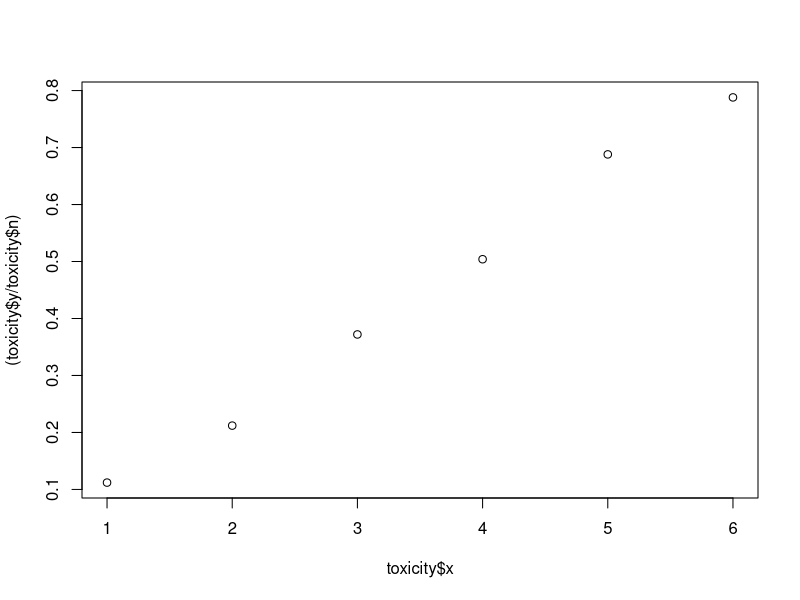
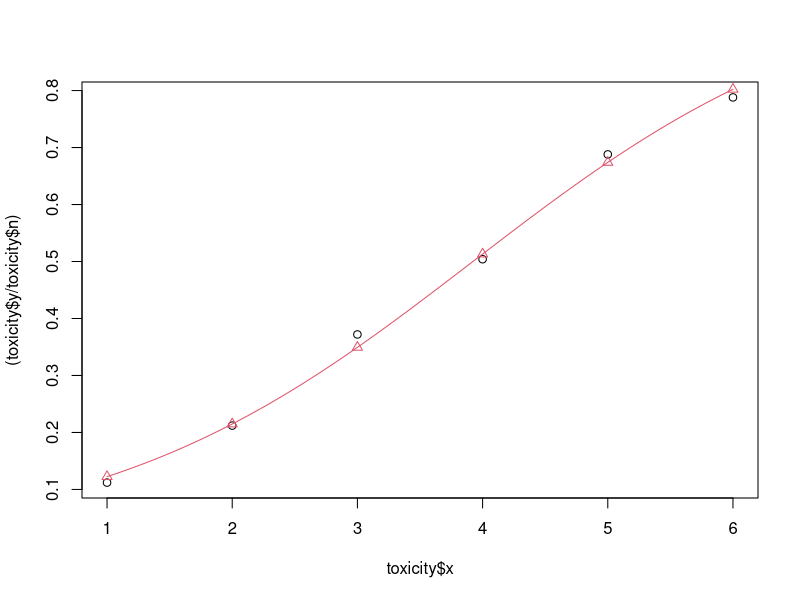

The R source for these figures, in order:
## ---- chunk 1
knitr::opts_chunk$set(echo = TRUE)
## ---- chunk 2
toxicity = data.frame(x=1:6, n=rep(250,6), y=c(28,53,93,126,172,197))
fit = glm(y/n ~ x, binomial, toxicity, weight=n)
p_hats = c(toxicity$y/toxicity$n)
y_is = c(toxicity$y)
## ---- chunk 3
plot(toxicity$x, (toxicity$y/toxicity$n))
## ---- chunk 4
plot(toxicity$x, (toxicity$y/toxicity$n))
points(toxicity$x, fit$fitted.values[1:6], pch=2, col=2)
x = seq(1, 6,length=100)
lines(x, predict(fit, data.frame(toxcicity=x), type="response"), col=2)
## ---- chunk 5
x_1e = (-fit$coef[1])/fit$coef[2]
## ---- chunk 6
coef_1f = confint(fit, level = .99)
conf_ones = exp(coef_1f[c(2, 4)])
## ---- chunk 7
y_hat_sm = 0
-2 * (y_hat_sm * log(p_hats[1]) + (1 - y_hat_sm) * log(1 - p_hats[1]))
